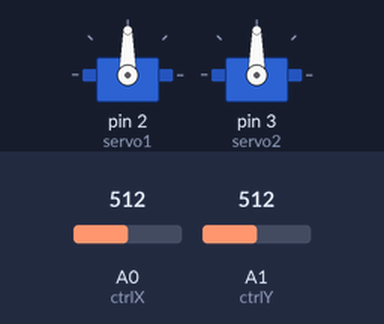
Recording of a sketch running on a simulated Arduino Uno, built with avr-gcc and run on an emulated ATmega328P. On the bench: 2 × servo. The inputs (shaded band) are chosen by the test bench; at power-on: A0 (ctrlX) = 512, A1 (ctrlY) = 512.

Above: at 1.2 s.
1.3 s: A0 (ctrlX) set to 716
At 2.0 s:
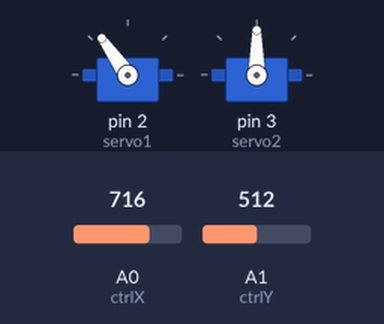
2.8 s: A1 (ctrlY) set to 716
At 3.7 s:
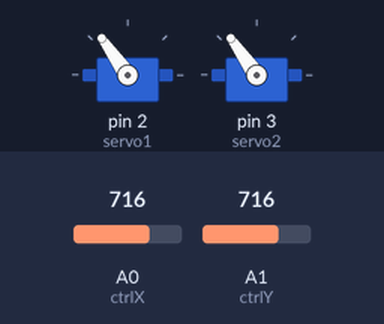
4.3 s: A0 (ctrlX) set to 900
At 5.4 s:
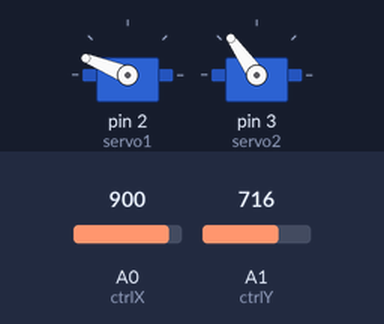
5.8 s: A1 (ctrlY) set to 900
At 6.4 s:
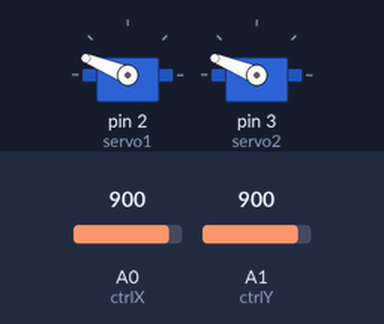
7.3 s: A0 (ctrlX) set to 1023
At 8.0 s:
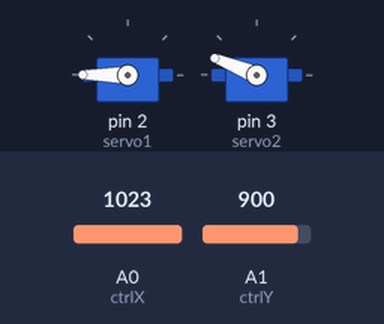
8.8 s: A1 (ctrlY) set to 1023
At 9.7 s:
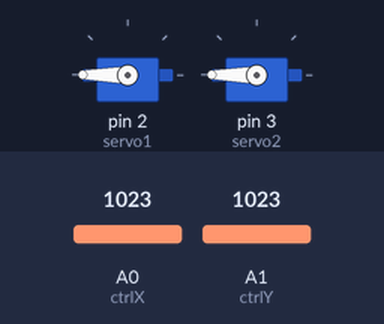
Timing chart, 0 to 11.3 s (numbered marks = the images above; inputs shaded):
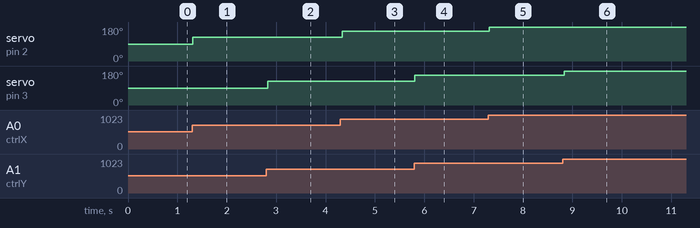

Measured:
- after the input at 1.3 s, servo on pin 2 (servo1): 90° → 125° at once
- after the input at 2.8 s, servo on pin 3 (servo2): 90° → 125° at once
- after the input at 4.3 s, servo on pin 2 (servo1): 125° → 158° at once
- after the input at 5.8 s, servo on pin 3 (servo2): 125° → 158° at once
- after the input at 7.3 s, servo on pin 2 (servo1): 158° → 180° at once
- after the input at 8.8 s, servo on pin 3 (servo2): 158° → 180° at once

The sketch:

012.ino
```cpp
#include <Servo.h>

Servo servo1;
Servo servo2;

const byte ctrlX = A0;
const byte ctrlY = A1;
int servoValue, x, y;

void setup() {
  servo1.attach(2);
  servo2.attach(3);
}

void loop() {
  x = analogRead(ctrlX);
  servoValue = map(x, 0, 1023, 0, 180);
  servo1.write(servoValue);

  y = analogRead(ctrlY);
  servoValue = map(y, 0, 1023, 0, 180);
  servo2.write(servoValue);

  delay(50);
}
```
